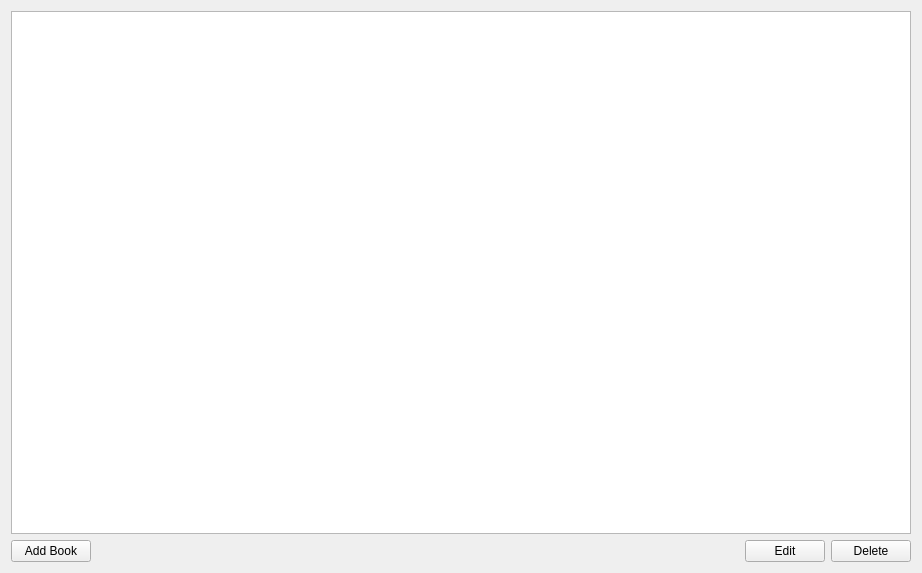
<?xml version="1.0" encoding="UTF-8"?>
<ui version="4.0">
 <class>Form</class>
 <widget class="QWidget" name="Form">
  <property name="geometry">
   <rect>
    <x>0</x>
    <y>0</y>
    <width>922</width>
    <height>573</height>
   </rect>
  </property>
  <property name="windowTitle">
   <string>Form</string>
  </property>
  <layout class="QVBoxLayout" name="verticalLayout">
   <item>
    <widget class="QTableWidget" name="tableWidget"/>
   </item>
   <item>
    <layout class="QHBoxLayout" name="horizontalLayout_2">
     <item>
      <widget class="QPushButton" name="addBookButton">
       <property name="text">
        <string>Add Book</string>
       </property>
      </widget>
     </item>
     <item>
      <spacer name="horizontalSpacer">
       <property name="orientation">
        <enum>Qt::Horizontal</enum>
       </property>
       <property name="sizeHint" stdset="0">
        <size>
         <width>40</width>
         <height>20</height>
        </size>
       </property>
      </spacer>
     </item>
     <item>
      <widget class="QPushButton" name="editButton">
       <property name="text">
        <string>Edit</string>
       </property>
      </widget>
     </item>
     <item>
      <widget class="QPushButton" name="deleteButton">
       <property name="text">
        <string>Delete</string>
       </property>
      </widget>
     </item>
    </layout>
   </item>
  </layout>
 </widget>
 <resources/>
 <connections/>
</ui>
